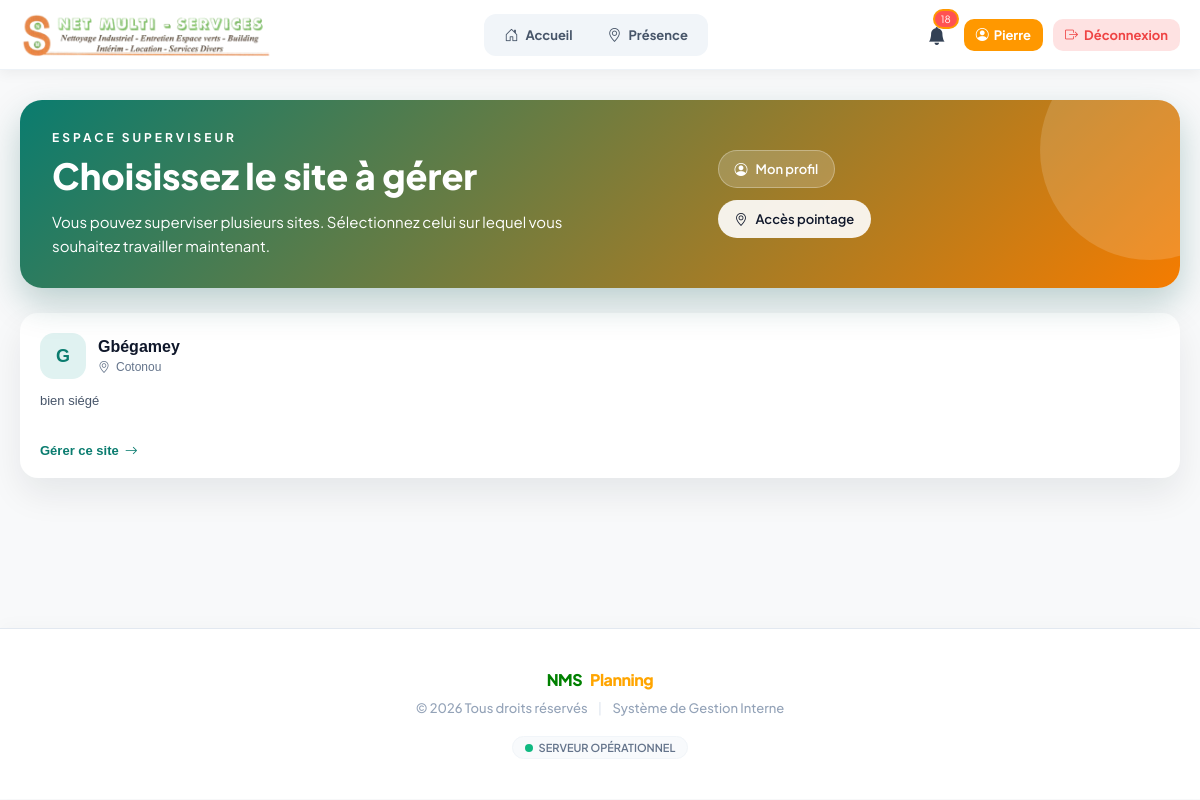
Page /planning/choix_site_superviseur.php (signed in) on the committed database.
### tables this page shows
CREATE TABLE `sites` (
  `id_site` int NOT NULL AUTO_INCREMENT,
  `nom_site` varchar(150) NOT NULL,
  `localisation` varchar(150) DEFAULT NULL,
  `description` text,
  PRIMARY KEY (`id_site`)
);

### includes/superviseur_sites.php (called while the page is built, shortened)
<?php
function superviseur_sites_table_exists(PDO $pdo): bool {
    static $exists = null;
    try {
        $stmt = $pdo->query("SHOW TABLES LIKE 'superviseur_sites'");
        $exists = (bool) $stmt->fetchColumn();
    } catch (Exception $e) {
        $exists = false;
    }
    return $exists;
}
function get_supervisor_sites(PDO $pdo, int $user_id, ?string $on_date = null): array {
    $sites = [];
    $on_date = $on_date ?: date('Y-m-d');
    if (superviseur_sites_table_exists($pdo)) {
        $stmt = $pdo->prepare('
            SELECT s.id_site, s.nom_site, s.localisation, s.description, ss.date_debut, ss.date_fin
            FROM superviseur_sites ss
            JOIN sites s ON s.id_site = ss.id_site
            WHERE ss.id_user = ?
              AND (ss.date_debut IS NULL OR ss.date_debut <= ?)
              AND (ss.date_fin IS NULL OR ss.date_fin >= ?)
            ORDER BY s.nom_site
        ');
        $stmt->execute([$user_id, $on_date, $on_date]);
        $sites = $stmt->fetchAll(PDO::FETCH_ASSOC);
    }
    if (!$sites) {
        $stmt = $pdo->prepare('
            SELECT s.id_site, s.nom_site, s.localisation, s.description, NULL AS date_debut, NULL AS date_fin
            FROM users u
            JOIN sites s ON s.id_site = u.id_site
            WHERE u.id_user = ?
        ');
        $stmt->execute([$user_id]);
        $row = $stmt->fetch(PDO::FETCH_ASSOC);
        if ($row) {
            $sites = [$row];
        }
    }
    return $sites;
}

### planning/choix_site_superviseur.php (the view, shortened to what this page needs)
<?php
require_once __DIR__ . '/../config/database.php';
require_once __DIR__ . '/../includes/superviseur_sites.php';
$sites = get_supervisor_sites($pdo, (int) $_SESSION['id_user'], date('Y-m-d'));
?>
<?php include_once __DIR__ . '/../includes/header.php'; ?>
<div class="site-select-page">
    <div class="site-select-hero">
        <div class="hero-text">
            <p class="hero-kicker">Espace superviseur</p>
            <h1>Choisissez le site à gérer</h1>
            <p class="hero-subtitle">Vous pouvez superviser plusieurs sites. Sélectionnez celui sur lequel vous souhaitez travailler maintenant.</p>
        </div>
        <div class="hero-actions">
            <a class="quick-link" href="/admin/view_profile.php"><i class="bi bi-person-circle"></i> Mon profil</a>
            <a class="quick-link quick-link-alt" href="/admin/pointage.php"><i class="bi bi-geo-alt"></i> Accès pointage</a>
        </div>
    </div>
    <?php if (empty($sites)): ?>
        <div class="site-empty">
            <div class="site-empty-icon"><i class="bi bi-buildings"></i></div>
            <h2>Aucun site attribué</h2>
            <p>Contactez l'administrateur pour vous attribuer un ou plusieurs sites.</p>
        </div>
    <?php else: ?>
        <div class="sites-grid">
            <?php foreach ($sites as $site): ?>
                <form method="post" class="site-card">
                    <button class="site-card-btn" type="submit">
                        <div class="site-card-top">
                            <div class="site-icon"><?= strtoupper(substr($site['nom_site'], 0, 1)) ?></div>
                            <div>
                                <div class="site-name"><?= htmlspecialchars($site['nom_site']) ?></div>
                                <div class="site-meta"><i class="bi bi-geo-alt"></i> <?= htmlspecialchars($site['localisation'] ?? 'Localisation non définie') ?></div>
                            </div>
                        </div>
                        <p class="site-desc"><?= htmlspecialchars($site['description'] ?? 'Aucune description disponible.') ?></p>
                        <div class="site-cta">Gérer ce site <i class="bi bi-arrow-right"></i></div>
                    </button>
                </form>
            <?php endforeach; ?>
        </div>
    <?php endif; ?>
</div>
<?php include_once __DIR__ . '/../includes/footer.php'; ?>

### assets/css/layout/header.css (style rules this page uses)
:root { --primary: #FF9800; --primary-dark: #E68900; --danger: #FF5252; --success: #4CAF50; --info: #2196F3; --text-main: #1A1C1E; --shadow: 0 4px 12px rgba(0,0,0,0.05); }
* { margin: 0; padding: 0; box-sizing: border-box; }
body { font-family: 'Plus Jakarta Sans', sans-serif; background-color: #F8F9FA; }

### assets/css/pages/planning/choix_site_superviseur.css (style rules this page uses)
:root { --site-grad: linear-gradient(135deg, #0a7c6f 0%, #f57c00 100%); --site-card-shadow: 0 16px 35px rgba(15, 23, 42, 0.08); }
.site-select-page { max-width: 1200px; margin: 30px auto 50px; padding: 0 20px; }
.site-select-hero { background: var(--site-grad); color: #fff; padding: 30px 32px; border-radius: 22px; display: grid; grid-template-columns: 1.5fr 1fr; gap: 20px; align-items: center; box-shadow: 0 15px 35px rgba(6, 84, 80, 0.25); position: relative; overflow: hidden; }
.site-select-hero::after { content: ''; position: absolute; right: -80px; top: -60px; width: 220px; height: 220px; background: rgba(255, 255, 255, 0.15); border-radius: 50%; }
.hero-kicker { text-transform: uppercase; letter-spacing: 3px; font-weight: 700; font-size: 12px; margin: 0 0 8px; }
.site-select-hero h1 { margin: 0 0 12px; font-size: clamp(24px, 3vw, 36px); font-weight: 800; }
.hero-subtitle { margin: 0; font-size: 15px; line-height: 1.6; max-width: 520px; }
.hero-actions { display: flex; flex-direction: column; gap: 12px; align-items: flex-start; z-index: 1; }
.quick-link { display: inline-flex; align-items: center; gap: 8px; padding: 10px 16px; border-radius: 999px; background: rgba(255, 255, 255, 0.18); border: 1px solid rgba(255, 255, 255, 0.3); color: #fff; text-decoration: none; font-weight: 600; font-size: 13px; transition: all 0.3s ease; }
.quick-link-alt { background: rgba(255, 255, 255, 0.9); color: #0f172a; border-color: transparent; }
.sites-grid { display: grid; grid-template-columns: repeat(auto-fit, minmax(260px, 1fr)); gap: 18px; margin-top: 25px; }
.site-card { margin: 0; }
.site-card-btn { width: 100%; border: none; text-align: left; background: #fff; border-radius: 18px; padding: 20px; cursor: pointer; box-shadow: var(--site-card-shadow); transition: all 0.3s ease; display: flex; flex-direction: column; gap: 12px; }
.site-card-top { display: flex; align-items: center; gap: 12px; }
.site-icon { width: 46px; height: 46px; border-radius: 14px; background: #e0f2f1; color: #0a7c6f; font-weight: 800; display: flex; align-items: center; justify-content: center; font-size: 18px; }
.site-name { font-weight: 700; font-size: 16px; color: #0f172a; }
.site-meta { font-size: 12px; color: #64748b; display: flex; align-items: center; gap: 6px; margin-top: 4px; }
.site-desc { color: #475569; font-size: 13px; line-height: 1.5; min-height: 40px; margin: 0; }
.site-cta { font-weight: 700; color: #0a7c6f; display: inline-flex; align-items: center; gap: 6px; font-size: 13px; }

### rows in the picture
sites: nom_site "G", nom_site "Gbégamey", localisation "Cotonou", description "bien siégé"

### other values in the picture
$notifications_count "18"
$prenom "Pierre"
